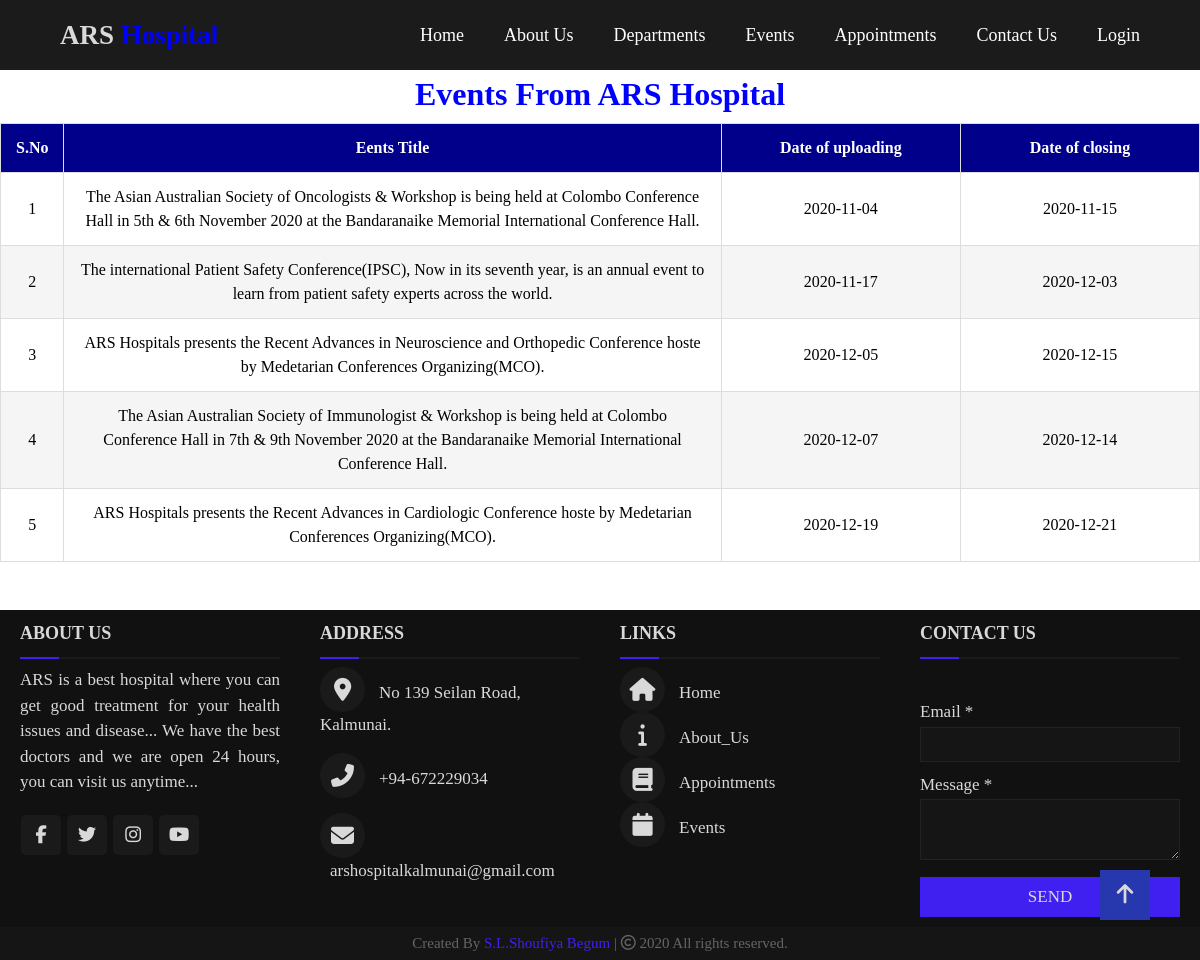
Screenshot of /events.php with the database file from the repository.
### tables this page shows
CREATE TABLE IF NOT EXISTS `event` (
  `id` int(11) NOT NULL AUTO_INCREMENT,
  `event_title` text NOT NULL,
  `date_of_uploading` date NOT NULL,
  `date_of_closing` date NOT NULL,
  `active` int(11) NOT NULL,
  PRIMARY KEY (`id`)
);

### events.php (the view, shortened to what this page needs)
<?php include('inc/header_top.php');?>
<link rel="stylesheet" href="css/event.css"/>
<link rel="stylesheet" href="css/scrollup.css">
<body>
   <h1 style="text-align:center; color:blue;">Events From ARS Hospital</h1>
   <table class="table" style="margin-top: 5px;">
     <thead>
                <th style="font-family:georgia,garamond;" width="5%">S.No</th>
                 <th style="font-family:georgia,garamond;" width="55%">Eents Title</th>
                <th style="font-family:georgia,garamond;" width="20%">Date of uploading</th>
                 <th style="font-family:georgia,garamond;" width="20%">Date of closing</th>
     </thead>
        <?php
                $con = mysqli_connect("localhost", "root", "", "userform");
                $sql = "SELECT * FROM event";
                $result = $con->query($sql);
                if ($result->num_rows > 0)
                {
                            while($row = $result->fetch_assoc())
                            {
                            echo "<tr><td style=color:black;>" . $row["id"]. "</td><td style=color:black;>" . $row["event_title"]. "</td><td style=color:black;>" . $row["date_of_uploading"] . "</td><td style=color:black;>" . $row["date_of_closing"]."</td></tr>";
                            }
                            echo "</table>";
                }
                else
                {
                    echo "0 results";
                }
        ?>
 <a class="gotopbtn" href="#"> <i class="fas fa-arrow-up"></i> </a>
</body>
<?php include('inc/footer_top.php');?>

### css/style.css (style rules this page uses)
* { margin: 0; padding: 0; user-select: none; box-sizing: border-box; font-family: "georgia",garamond,serif; }
body { background: #f2f2f2; }
* { margin: 0; padding: 0; color: #d9d9d9; box-sizing: border-box; font-family: "georgia",garamond,serif; }

### css/pro.css (style rules this page uses)
body { padding: 0; margin: 0; line-height: 1.5; box-sizing: border-box; color:rgba(248, 248, 248, 0.938); }

### css/event.css (style rules this page uses)
body { margin:0; font-family: sans-serif; background-color:white; }
* { box-sizing: border-box; }
.table { width: 100%; border-collapse: collapse; }
.table td,.table th { padding:12px 15px; border:1px solid #ddd; text-align: center; font-size:16px; }
.table th { background-color: darkblue; color:#ffffff; }
.table tbody tr:nth-child(even) { background-color: #f5f5f5; }

### css/scrollup.css (style rules this page uses)
body { margin: 0; padding: 0; }
.gotopbtn { position: fixed; width: 50px; height: 50px; background: #2738ae; bottom: 40px; right: 50px; text-decoration: none; text-align: center; line-height: 50px; color: white; font-size: 22px; z-index: 100000; }

### rows the page displays
event: id "1", event_title "The Asian Australian Society of Oncologists & Workshop is being held at Colombo Conference Hall in 5th & 6th November 2020 at the Bandaranaike Memorial International Conference Hall.", date_of_uploading "2020-11-04", date_of_closing "2020-11-15"
event: id "2", event_title "The international Patient Safety Conference(IPSC), Now in its seventh year, is an annual event to learn from patient safety experts across the world.", date_of_uploading "2020-11-17", date_of_closing "2020-12-03"
event: id "3", event_title "ARS Hospitals presents the Recent Advances in Neuroscience and Orthopedic Conference hoste by Medetarian Conferences Organizing(MCO).", date_of_uploading "2020-12-05", date_of_closing "2020-12-15"
event: id "4", event_title "The Asian Australian Society of Immunologist & Workshop is being held at Colombo Conference Hall in 7th & 9th November 2020 at the Bandaranaike Memorial International Conference Hall.", date_of_uploading "2020-12-07", date_of_closing "2020-12-14"
event: id "5", event_title "ARS Hospitals presents the Recent Advances in Cardiologic Conference hoste by Medetarian Conferences Organizing(MCO).", date_of_uploading "2020-12-19", date_of_closing "2020-12-21"
